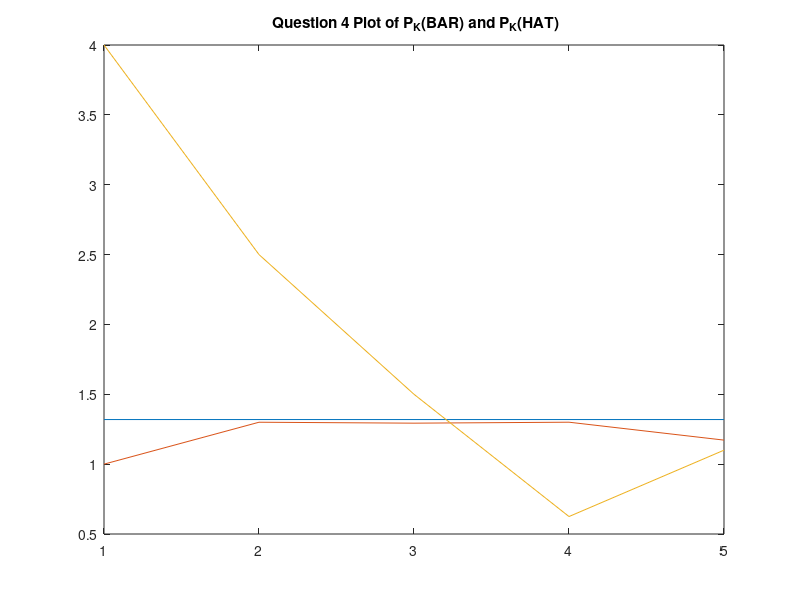
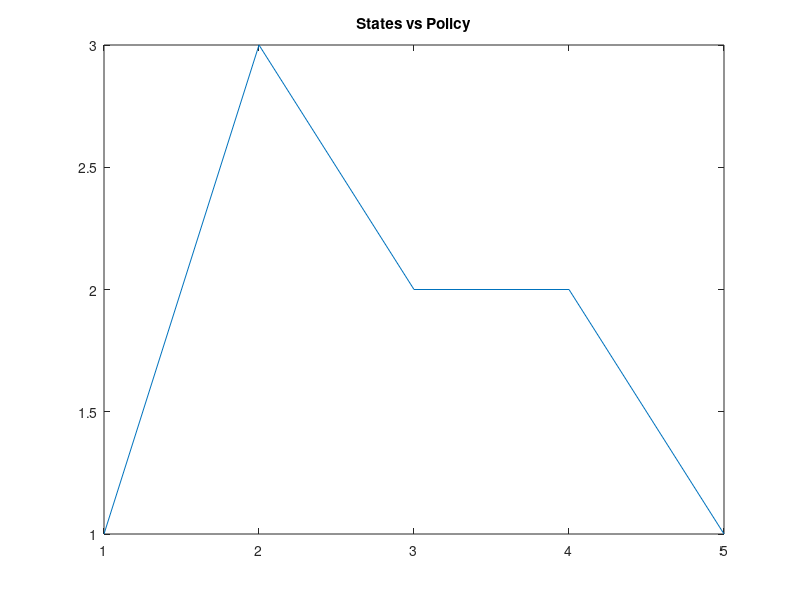

MATLAB code to generate these figures, in order: (Note: this script raises an error after producing the figures.)
%Markov HW
%Dan S. Cohen
%DATE: 9/6/2021
% Assigment Number 1 
%% Inputs

clear all; clc;

n = input('Number of sates? ') % Number of sates = n
P = zeros(n,n);
PL = zeros(n,n);
% Transistion probability matrix = P
% Inital Distibution P0
P0 = zeros(n,n);
P0(1,1)= 1;

% Number of stages 
k = input('Number of stages? ') % Number of sages = k

%k = [1,2,3,4,5,6,7,8,9,10,11,12];% stages


% Calc Profit 
m = 0.5; % mait cost
c = 1; % cost of each item
r = 2; % rev of each unit
p = 1; % penalty
M = n; % max units
%k = linspace(1, k, k)
Reward = zeros(n,1);

%%
total_d = 1/M;
d = 1/M;

P(1,:) = d;
P(n,:) = d;
first_e = true;


    
for j=2:n-1
    P(j,1)=1-total_d;
   
    total_d = total_d + d;
        
end

count = 2;
for i=2:n-1
    
    for col=2:count
        PL(i,col)= d;
        
    end
    count = count +1;
    
    
end

P = P + PL;


Reward(1)=-3*c+((M-1)/2)*r;
Reward(n)=-(M-1)*m+((M-1)/2)*r;

for i=2:n-1
    
    weight = zeros(i,1);
    for ii = 1:i-1
        
        weight(end-ii)=ii;
        
    end
        
        
    Reward(i) =   -(ii)*m+dot(P(i,1:i),weight)*r-p*(((M-1)/2)-ii);  
    
    
    
end
Expected_Profit_per_stage =0;
Expected_Profit_per_stage_saved_per=zeros(1,k);
% Part 1 starts
for t=1:k
    
    
    
    % belive I need to add in the half priced end
    
    if t==k
        
        Expected_Profit_per_stage = Expected_Profit_per_stage+(P0*((P^(t-1))*Reward))/2;
        
        
    else 
        Expected_Profit_per_stage=Expected_Profit_per_stage+P0*((P^(t-1))*Reward);
        
        
    end 
    
    Expected_Profit_per_stage_saved_per(t)=Expected_Profit_per_stage(1)/t;
    
end 

Expected_Profit_per_stage=Expected_Profit_per_stage/k;

%%


rng(0);
for i =1:k
    
    U_vector(i)=rand;
    
    G(i)=-log(-log(U_vector(i)));
    
end 


Uniform_var = rand;
G(1) = -log(-log(Uniform_var));


k_m1 = 1;
k = linspace(1, k, k);
S = zeros(1,length(k)); % stock level
for stage =1:length(k)
    
    
    
    U_vector=rand(1,n);
    
    G = -log(-log(U_vector));
    
    
    [maxV,index] = max(G + log(P(k_m1,1:n))) ;
    S(stage) = index;
    k_m1 = S(stage);
    
    
    
end 




% for states first one, layz 

%S = zeros(1,length(k)); % stock level
D = zeros(1,length(k)); % demand
U = zeros(1,length(k)); % policty to restock


S(1) = 0;
S(2:end)=S(2:end)-1;

for stage = 1:length(k)
    
    %randi(M,1,1)
    
    maint_cost = m*S(stage);
    
    D(stage) = randi([0,M-1],1);
    disp('demand')
    disp(D(stage))
    % rolling avg control pi

    %S_avg(stage) = sum(S(1:stage))/stage
     
    %maint cost
    
    
    %U(stage) = abs(M-S_avg(stage)) % need to work out policy
    if S(stage) <= 0
        U(stage) = M-1;
        Profit(stage) =   -(c*U(stage))+r*D(stage);
        disp('restocking all')
        
    elseif S(stage) > 0
        U(stage) = 0;
        disp('not buying any more stock')
            

   
        if(D(stage)> S(stage)+U(stage))
            disp('demand biger then stock')
            Profit(stage) = -(maint_cost+c*U(stage))+r*(S(stage)+U(stage))-p*(D(stage)-S(stage)-U(stage));
        
    
        end 
    
        if(D(stage)<= S(stage)+U(stage))
            disp('demand less then stock')
            Profit(stage) =   -(maint_cost+c*U(stage))+r*D(stage);
        
            if (stage ==length(k))
            
                disp('left over')
                % Halfcost 
                Profit(stage) =Profit(stage)+ 0.5*(U(stage)-D(stage))
            
            end 
       
        
        end

    end 

    disp('total supply')
    
    
       

        
    
    %S(stage+1)=S(stage)+U(stage)-D(stage)
    
    %if(S(stage+1)<= 0)
        
        %S(stage+1) = 0;
        
    %end 
    
    %Profit_per_stage(stage)= Profit_per_stage(stage) + Profit(stage)/stage
    
    
end

disp('Profit per stage')
disp(sum(Profit)/length(k))

Profit_per_stage = zeros(1,length(k));

for key =1:length(k)
    
       temp= Profit(1:key);
       
       Profit_per_stage(key) = sum(temp)/key;
    
    
end 





one = size(P);


w = [eye(one(1))-P,ones(one(1),1)];

% Avg reward per stage 

PIE = [ones(1,one(1))]*[w*w.']^-1;

PerStageProfit = PIE*Reward

 K =[1:1:length(k)]
 

plot(K,PerStageProfit*ones(1,length(k)))
hold on 
plot(K,Expected_Profit_per_stage_saved_per)
hold on 
plot(K,Profit_per_stage)
title(' Question 4 Plot of P_K(BAR) and P_K(HAT)') 

%%
% Part 2
Transition = {};
count = 0;

total_d = 0;
d = 1/M;
start_number = 1;
% for action = 1:M
%     Transition{action} = zeros(M);
%     total_d = 0;
%     
%     for i = 1:M-count
%         
%         Transition{action}(i,1)= start_number-total_d
%         total_d = total_d + d;
% 
%            
%       
%     end 
%  
%     start_number =  start_number-d     ;  
%     
%     count = count +1 ;
%     
%  
%     
% end
% 
% count=0;
% col_count = M-1;
% start_number_count = 0;
% for action = 1:M
%     
%    
%      for i = 1:M-count
%      
%           j = start_number_count:col_count;
%               
%                 Transition{action}(i,2:j(i)+1)=1/M;
%           
%           
%      end 
%         
%     start_number_count = start_number_count+1  ;
%     count = count +1 ;
%    
%   
%  
% end

Transition  = {};



count=0;
for j=1:1
    
    Transition{j} = zeros(M);
   
    for i = 1:M
        total_d = 0;
        for a = 1:M-count
        
            Transition{j}(a,i) = start_number-total_d
            total_d = total_d + d;    
        
        end 
        start_number =  start_number-d
        count = count + 1 
    end 
    
         
    
end 


for j=2:M
    
    Transition{j} = zeros(M);
   
    for i = 1:M
        total_d = 0;
        for a = 1:M
            if  (i+a)-1-1<=M-1 && (j-1 <= i + a -1 -1)
                Transition{j}(a,i) = d ; 

            end 
              
        
        end 
        
    end 
    
         
    
end 


Temp  = Transition;

for a=1:M
    
    
    for i=1:M
        
        for j=1:M
            
            Transition{a}(i,j) = Temp{j}(a,i)
            
            
        end 
        
        
        
    end 
    
    
    
    
   
    
    
end 






















Reward_From_Action = {};

%Reward(1)=-3*c+((M-1)/2)*r;
%Reward(n)=-(M-1)*m+((M-1)/2)*r;


for i = 1:M
    
    weight = zeros(i,1);
    for ii = 1:i-1
        
        weight(end-ii)=ii;
        
    end
    
    for demand = 1:M
    
        for act= 1:M
            
            j = i+a-demand;
            
            
            
            if(i+act)-1-1>M-1 ||(i+act)-1-1<j-1 % Is it even posible  grater or equal?
                Reward_From_Action{i}(act,demand)= 0;
            
            else
                             
                if demand > i+act % should the system get reward
                    
                    
                    rew_units = (i+act-j-1); % reward 
        
                   Reward_From_Action{i}(act,demand) = -(i)*m-(act)*c+rew_units*r-p*(demand-i-act);
        
                else 
                    rew_units = (demand-1); % reward 
                   Reward_From_Action{i}(act,demand) = -(i)*m-(act)*c+rew_units*r;
                end
                
             
                
                
            end
        end
    end
end



for i = 1:M 
    
    for act = 1:M 
        curr_profit_val = 0 ;
        for demand = 1:M 
            
            curr_profit_val = curr_profit_val+ Reward_From_Action{i}(act,demand);
            
            
        end 
        avg_profit(i,act) = curr_profit_val/M;
        
        
        
    end 
    
    
    
    
end 






V_new = ones(M,1)*0;
V_new(M) = 0;
V_old = 0;
curr_val = 0;
        
% value interation per stage
val_iter_profit = 0 
V0 =0;

%V(end)=V0;
% Value interation, at each k in time slot 

k = length(k);
policy_over_time = zeros(1,k);

V = ones(M,k)*-inf;

termal_profit = [0:M-1]*(r/2);
V(:,end) = termal_profit;
while k >0
    
    %V_new = ones(1,M)*-1;
    for i=1:M
            
        for act=1:M
            curr_val =0 ;
                  
            curr_val = avg_profit(i,act)+Transition{act}(i,:)*V(:,k);
            
            if k-1<=0
                
                break 
                
            end 
            
            %V(i,k-1) = max(V(i,k-1),curr_val)
            
            if V(i,k-1) < curr_val
                
                V(i,k-1) = curr_val;
                
                recored_actions(k) = act;
                recored_index(k)   = i;

            end 

           
  
        end 
        
    end 
    
    k = k - 1;
    
end 


%k = length(K);

total_profit = 0 ;
for k=1:length(K)
    
    if k == 1
        
        Best_Value= V(1,k);
        
        Best_Index = 1;
    else 
        
        [Best_Value,Best_Index]=max(V(:,k));
        
    end 
    
    

    
    policy_over_k(k) = Best_Index;
    
    
    
end 

expected_profit_from_empy_warehouse = V(1,1);



%tot_val_iter_profit_perk = val_iter_profit/length(K)




V0 =0;

%V = zeros(1,M);

%V(end)=V0;

% Policy iteration static per state
k = length(k);

policy = ones(1,M);
V_new = ones(M,1)*0;
h_new = ones(M,1)*0;
V_new(M) = 0;
V_old = 0;
curr_val = 0;

% policy interations % finds best policy at each stock level
time_start = tic;


for i=1:M
    
    
    for act=1:M
        curr_val =0 ;
        for j=1:M
                                    
            curr_val = curr_val + Reward_From_Action{i}(act,j)+Transition{j}(act,i)*V(j);
            
         end 
         %curr_val= + curr_val;
            
         %V_new(i) = max(V_new(i),curr_val);
          
            
         if V_new(i) <= curr_val
                
             policy(i) = act;
                
             V_new(i) = max(V_new(i),curr_val);
        
          
         end 
            
       
     end
     
%     max_diffrace = 0;
%     
%     for states = 1:M
%         max_diffrace = max(max_diffrace,V_new(states));
%         
%     end
        

     %V = V_new;
%      end
%      if(max_diffrace<0.01)
%          break
end 
total_time_run = toc(time_start);     

figure(2)
plot(1:M,policy)
hold on
title('States vs Policy') 
% policy inter with ac/s
policy = ones(1,M);
h = zeros(M,1);
h_new = zeros(M,1);

V = 1*-inf;
for pol_itter = 1:1000
    
    
    for iter = 1:1
        for i=1:M
    
            act = policy(i);
    
            curr_val =0 ;
            
              
            curr_val = avg_profit(i,act)
                                    
                %curr_val = curr_val + Reward_From_Action{i}(act,j)+Transition{j}(act,i)*V(j);
            
             
            %curr_val= + curr_val;
            
            %V_new(i) = max(V_new(i),curr_val);
          
            
            if V <= curr_val
                
                V = curr_val
                
                %V_new(i) = max(V_new(i),curr_val);
          
            end 
         
         
        end
        

%     
%      
%     max_diffrace = 0;
%     
%     for states = 1:M
%         max_diffrace = max(max_diffrace,abs(V(states)-V_new(states)));
%         
%     end
%         
% 
%         V = V_new;
%        
%      
%      
%         if(max_diffrace<0.1)
%             break
%          
%         end 
%     
%     
    
    end
    
    
    % Find h 
    
    
    for iter = 1:10
        for i=1:M
    
            act = policy(i);
    
            curr_val =0 ;
            
                     
            curr_val = avg_profit(i,act)+Transition{act}(i,:)*h-V;
            
            curr_val = curr_val + V
                            
            saved_trans = Transition{act}(i,:)
       
            
            saved_reward(i) = avg_profit(i,act);
            
            %h(i) = curr_val;
            %curr_val= + curr_val;
            
            
          
            if h(i) <= curr_val
                
                best_saved_reward = saved_reward;
                best_saved_trans  = saved_trans;
                
                h(i) = curr_val;
                
            end 
            
            %h_new(i) = curr_val;
            
           %h_new(i) = max(h_new(i),curr_val);
%             if V_new(i) <= curr_val
%                 
%                 policy(i) = act;
%                 
%                 V_new(i) = max(V_new(i),curr_val);
%           
%             end 
         
         
        end
        
%     max_diffrace = 0;
    
%     for states = 1:M
%         max_diffrace = max(max_diffrace,abs(h(states)-h_new(states)));
%         
%     end

        %h = h_new;

%         if(max_diffrace<0.1)
%             break
%          
%         end 
        
    end 

    %x = [h;V]
    
    I_tilda = eye(M);
    I_tilda(1,:) = [];
    %h_tilda = I_tilda*h;
    
    %y = [h_tilda;V];

    temp = [I_tilda',zeros(M,1);zeros(1,M-1),1]; % 5x4

    W = [eye(M)-best_saved_trans,ones(M,1)]*temp ;

    y = inv(W)*best_saved_reward';
    
    h_tilda = y(1:M);

    
    curr_policy = policy ;
    for i=1:M
            best_val = 0;
            
            for act = 1:M
                
                curr_val = 0;
               
                curr_val = avg_profit(i,act)+Transition{act}(i,:)*h_tilda;
  
                 if best_val < curr_val
                 
                    best_val = curr_val;
                    
                    policy(i) = act;

                end
                
            end
     
        
        % Do we need to stop

    end 
            

        % is the poly stable

        
        if abs(policy-curr_policy)==0        
        
            break
            disp('ready')

        end 
    

end 


disp('Best Policy is...')
disp(policy)










% Part 4


S = zeros(1,length(K)); % stock level
%D = zeros(1,length(k)); % demand
U = zeros(1,length(K)); % policty to restock


%S(1) = 0;
%S(2:end)=S(2:end)-1;
planed_pol = [linspace(M, 1, M)];

% optimal system

%policy(16:20) = 1;
for stage = 1:length(K)
    
    %randi(M,1,1)
    
    maint_cost = m*S(stage);
    
    %D(stage) = round(rand*M);

    % rolling avg control pi

    %S_avg(stage) = sum(S(1:stage))/stage
     
    %maint cost
    
    U(stage) = policy(S(stage)+1)-1 % poly control
    
    S(stage+1) = (U(stage)-D(stage))
    
    if(S(stage+1)<0)
        
       S(stage+1)=0;
       
    end
    
    if(S(stage)<0)
        
       S(stage)=0;
       
    end
    
    
    
    
    
    disp('demand')
    %disp(D(stage))
    
    %U(stage) = abs(M-S_avg(stage)) % need to work out policy
    if S(stage) <= 0
        %U(stage) = M;
        Profit_opt(stage) =   -(c*U(stage))+r*D(stage);
        disp('restocking all')
        
    elseif S(stage) > 0
        %U(stage) = 0;
        disp('not buying any more stock')
            

   
        if(D(stage)> S(stage)+U(stage))
            disp('demand biger then stock')
            Profit_opt(stage) = -(maint_cost+c*U(stage))+r*(S(stage)+U(stage))-p*(D(stage)-S(stage)-U(stage));
        
    
        end 
    
        if(D(stage)<= S(stage)+U(stage))
            disp('demand less then stock')
            Profit_opt(stage) =   -(maint_cost+c*U(stage))+r*D(stage);
        
            if (stage ==length(k))
            
                disp('left over')
                % Halfcost 
                Profit_opt(stage) =Profit_opt(stage)+ 0.5*(U(stage)-D(stage))
            
            end 
       
        
        end

    end 

    disp('total supply')
    
    
       

        
    
    %S(stage+1)=S(stage)+U(stage)-D(stage)
    
    %if(S(stage+1)<= 0)
        
        %S(stage+1) = 0;
        
    %end 
    
    %Profit_per_stage(stage)= Profit_per_stage(stage) + Profit(stage)/stage
    
    
end



disp('Profit per stage')
disp(sum(Profit_opt)/length(K))

Profit_per_stage_opt = zeros(1,length(K));

for key =1:length(K)
    
       temp= Profit_opt(1:key);
       
       Profit_per_stage_opt(key) = sum(temp)/key;
    
    
end 

% lazy policy with same demand

S = zeros(1,length(K)); % stock level
%D = zeros(1,length(k)); % demand
U = zeros(1,length(K)); % policty to restock

%S(1) = 0;
%S(2:end)=S(2:end)-1;


%policy(16:20) = 1;

pol=[zeros(1,M)];
pol(1)=M-1;
for stage = 1:length(K)
    
    %randi(M,1,1)
    
    maint_cost = m*S(stage);
    
    %D(stage) = round(rand*M);

    % rolling avg control pi

    %S_avg(stage) = sum(S(1:stage))/stage
     
    %maint cost
    
    U(stage) = pol(S(stage)+1);
    
    S(stage+1) = (U(stage)-D(stage));
   
    
   if(S(stage+1)<0)
        
       S(stage+1)=0;
       
    end
    
    if(S(stage)<0)
        
       S(stage)=0;
       
    end
    
    disp('demand')
    %disp(D(stage))
    
    %U(stage) = abs(M-S_avg(stage)) % need to work out policy
    if S(stage) <= 0
        %U(stage) = M;
        Profit_lazy(stage) =   -(c*U(stage))+r*D(stage);
        disp('restocking all')
        
    elseif S(stage) > 0
        %U(stage) = 0;
        disp('not buying any more stock')
            

   
        if(D(stage)> S(stage)+U(stage))
            disp('demand biger then stock')
            Profit_lazy(stage) = -(maint_cost+c*U(stage))+r*(S(stage)+U(stage))-p*(D(stage)-S(stage)-U(stage));
        
    
        end 
    
        if(D(stage)<= S(stage)+U(stage))
            disp('demand less then stock')
            Profit_lazy(stage) =   -(maint_cost+c*U(stage))+r*D(stage);
        
            if (stage ==length(k))
            
                disp('left over')
                % Halfcost 
                Profit_lazy(stage) =Profit_lazy(stage)+ 0.5*(U(stage)-D(stage))
            
            end 
       
        
        end

    end 

    disp('total supply')
    
    
       

        
    
    %S(stage+1)=S(stage)+U(stage)-D(stage)
    
    %if(S(stage+1)<= 0)
        
        %S(stage+1) = 0;
        
    %end 
    
    %Profit_per_stage(stage)= Profit_per_stage(stage) + Profit(stage)/stage
    
    
end



disp('Profit per stage lazy')
disp(sum(Profit_lazy)/length(K))

%Profit_per_stage_opt = zeros(1,length(K)); 

for key =1:length(K)
    
       temp= Profit_lazy(1:key);
       
       Profit_per_stage_lazy(key) = sum(temp)/key;
    
    
end 




figure(3)
plot(1:length(K),Profit_opt)
hold on
plot(1:length(K),Profit_lazy)
title('Optimal vs lazy invotory mgmt') 
xlabel('stages k')
ylabel('Units '); 
legend('Profit_opt','Profit');

disp('percent profit better')
disp((sum(Profit_opt)/sum(Profit_lazy))*100)




figure(4)
plot(1:length(K),Profit_opt)
hold on
plot(1:length(K),Profit_per_stage_opt)
plot(1:length(K),Profit_per_stage_lazy)
title('Optimal vs lazy invotory mgmt') 
xlabel('stages k')
ylabel('Units '); 
legend('Profit_opt','Profit_per_stage_opt','Profit_per_stage_lazy');



% page 64 calculation for avg cost per stage
curr_val_V_mu = zeros(1,M);
for i=1:M 
    
    act = policy(i);
    
    for j=1:M
        curr_val_V_mu(i) = curr_val_V_mu(i) + Reward_From_Action{i}(act,j);
        
    end
    
    
    
end 


disp('for avg cost per stage')
disp(curr_val_V_mu)
